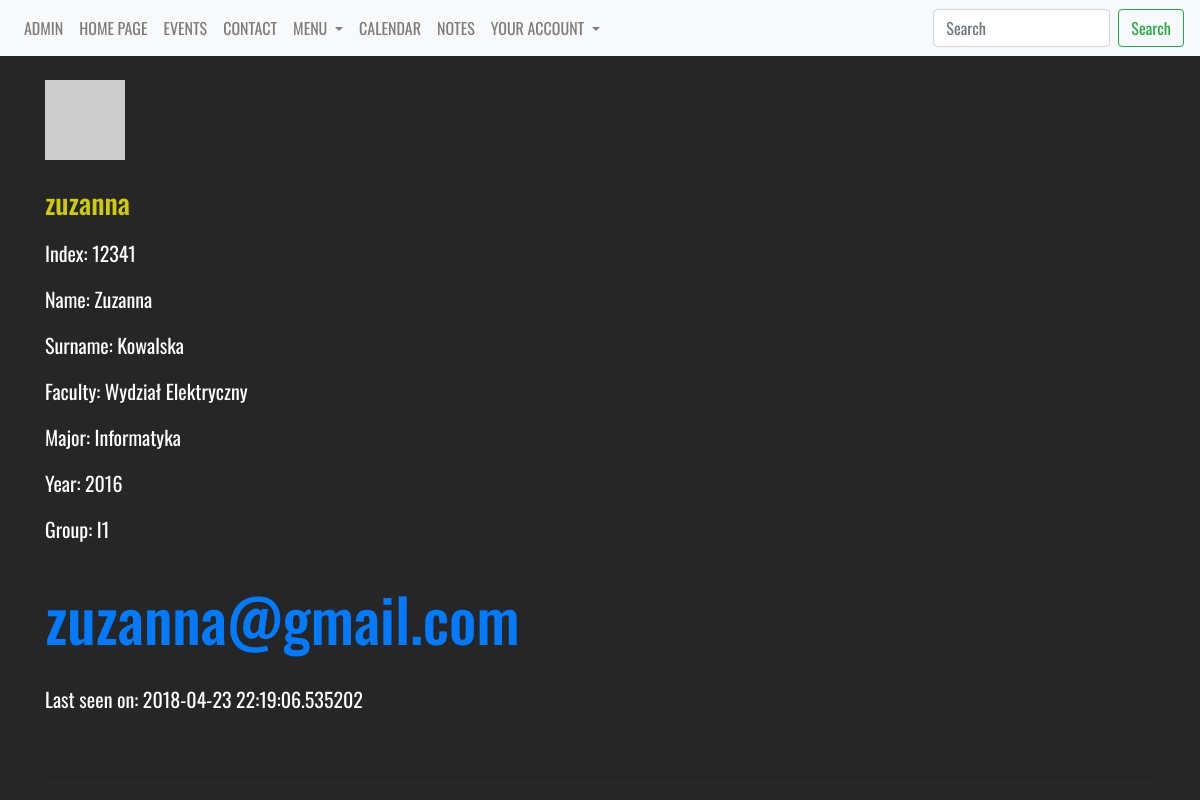
Screenshot of /students/1 (signed in) with the database file from the repository.
### models.py (models this page shows, shortened)
class User(db.Model, UserMixin):
    __tablename__ = 'user'
    __searchable__ = ['username']
    id = Column(Integer, autoincrement=True, primary_key=True)
    username = Column(String(25), default='', unique=True)
    active = Column(Boolean, default=True)
    email = Column(String(200), unique=True)
    password = Column(String(200), default='')
    admin = Column(Boolean, default=False)
    confirmed = Column(db.Boolean, nullable=False, default=False)
    confirmed_on = Column(db.DateTime, nullable=True)
    registered_on = Column(db.DateTime, nullable=False)
    about_me = Column(String(140))
    last_seen = Column(DateTime, default=datetime.utcnow)
    student_id = db.Column(db.Integer, db.ForeignKey('student.id'), unique=True)
    def get_id(self):
        return self.id
    def avatar(self, size):
        digest = md5(self.email.lower().encode('utf-8')).hexdigest()
        return 'https://www.gravatar.com/avatar/{}?d=identicon&s={}'.\
            format(digest, size)

class Student(db.Model):
    __tablename__ = 'student'
    __searchable__ = ['name', 'surname']
    id = Column(Integer, autoincrement=True, primary_key=True)
    index = Column(Integer, unique=True)
    name = Column(String(25), default='')
    surname = Column(String(25), default='')
    faculty_id = db.Column(db.Integer, db.ForeignKey('faculty.id'), nullable=False)
    major_id = db.Column(db.Integer, db.ForeignKey('major.id'), nullable=False)
    year_id = db.Column(db.Integer, db.ForeignKey('year.id'), nullable=False)
    group_id = db.Column(db.Integer, db.ForeignKey('group.id'), nullable=False)
    user = db.relationship('User', backref='student')

class Faculty(db.Model):
    __tablename__ = 'faculty'
    __searchable__ = ['name']
    id = Column(Integer, autoincrement=True, primary_key=True, )
    name = Column(String(100), default='')
    major = db.relationship('Major', backref='faculty')
    year = db.relationship('Year', backref='faculty')
    group = db.relationship('Group', backref='faculty')
    student = db.relationship('Student', backref='faculty')

class Major(db.Model):
    __tablename__ = 'major'
    __searchable__ = ['name']
    id = Column(Integer, autoincrement=True, primary_key=True)
    name = Column(String(50), default='')
    year = db.relationship('Year', backref='major')
    group = db.relationship('Group', backref='major')
    student = db.relationship('Student', backref='major')
    faculty_id = db.Column(db.Integer, db.ForeignKey('faculty.id'), nullable=False)

class Year(db.Model):
    __tablename__ = 'year'
    __searchable__ = ['nr']
    id = Column(Integer, autoincrement=True, primary_key=True)
    nr = Column(String(4), default='')
    group = db.relationship('Group', backref='year')
    student = db.relationship('Student', backref='year')
    faculty_id = db.Column(db.Integer, db.ForeignKey('faculty.id'), nullable=False)
    major_id = db.Column(db.Integer, db.ForeignKey('major.id'), nullable=False)
    secretary_id = db.Column(db.Integer, db.ForeignKey('secretary.id'), nullable=False)

class Group(db.Model):
    __tablename__ = 'group'
    __searchable__ = ['subject']
    id = Column(Integer, autoincrement=True, primary_key=True)
    name = Column(String(10), default='')
    student = db.relationship('Student', backref='group')
    faculty_id = db.Column(db.Integer, db.ForeignKey('faculty.id'), nullable=False)
    major_id = db.Column(db.Integer, db.ForeignKey('major.id'), nullable=False)
    year_id = db.Column(db.Integer, db.ForeignKey('year.id'), nullable=False)

### views/students.py (the view)
@app.route('/students/<int:id>', methods=['GET'])
@login_required
def student(id):
    student = Student.query.filter(Student.id == id).first()
    user = User.query.filter(User.id == student.id + 1).first()
    return render_template('faculty/students/profile.html', user=user, student=student, current_user=current_user)

### views/user.py (called while the page is built)
@lm.user_loader
def load_user(user_id):
    return User.query.filter(User.id == user_id).first()

@app.before_request
def before_request():
    if current_user.is_authenticated:
        current_user.last_seen = datetime.utcnow()
        db.session.commit()

### templates/faculty/students/profile.html (shortened to what this page needs)
{% extends "_base.html" %}
{% block content %}
    <table>
        <tr valign="top">
            <br>
        <p><a href="{{ url_for('change_avatar', id=student.id) }}"><img src="{{ user.avatar(128) }}"></a></p>
            <h3>{{ user.username }}</h3>
        <div class="content">
            <p> Index: {{ student.index }}</p>
            <p> Name: {{ student.name }}</p>
            <p> Surname: {{ student.surname }}</p>
            <p> Faculty: {{ student.faculty.name }}</p>
            <p> Major: {{ student.major.name }}</p>
            <p> Year: {{ student.year.nr }}</p>
            <p> Group: {{ student.group.name }}</p>
            <h4><a class="u-email" href="mailto:{{ user.email }}">{{ user.email }}</a></h4>
                {% if user.last_seen %}<p>Last seen on: {{ user.last_seen }}</p>{% endif %}
        <br>
</div>
        </tr>
    </table>
    <hr>
{% endblock %}

### static/css/base.css (style rules this page uses)
body { background-color: #262626; padding-top: 55px; }
h3 { color: #cccc00; font-family: 'Oswald', sans-serif; padding: 10px 0px 10px; }
h4 { color: #cccc00; font-family: 'Oswald', sans-serif; padding: 10px 0px 10px; font-size: 60px; line-height: 1.6; }
.content { color: white; font-family: 'Oswald', sans-serif; font-size: 20px; }

### rows the page displays
User: username "zuzanna", email "zuzanna@gmail.com", last_seen "2018-04-23 22:19:06.535202"
Student: index "12341", name "Zuzanna", surname "Kowalska"
Faculty: faculty.name "Wydział Elektryczny"
Major: major.name "Informatyka"
Year: year.nr "2016"
Group: group.name "I1"
